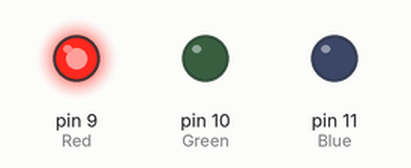
A sketch run on a simulated Arduino Uno, built with avr-gcc and run on an emulated ATmega328P. On the bench: output pins drawn as LEDs (lit = HIGH).

Above: at 2.5 s.
At 10.0 s:
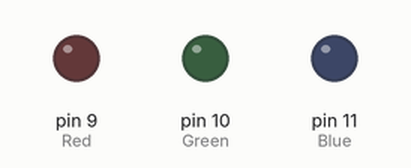
At 17.5 s:
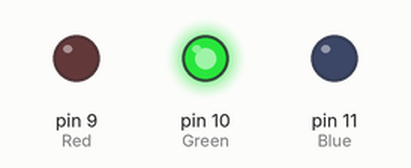
At 22.5 s:
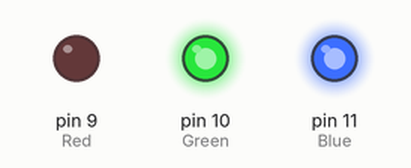
At 32.5 s:
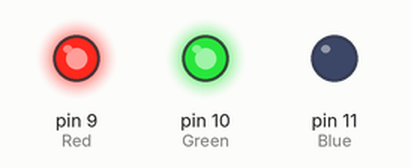
Timing chart, 0 to 39.0 s (numbered marks = the images above):
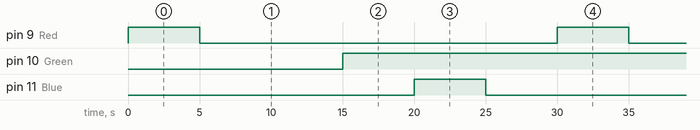

Measured:
- by itself, pin 9 (Red), pin 11 (Blue): alternates HIGH for 5.0 s and LOW for 25.0 s
- by itself, pin 10 (Green): alternates HIGH for 25.0 s and LOW for 5.0 s

The sketch:

led.ino
```cpp
int Red = 9;
int Green = 10;
int Blue = 11;

void setup ()
{
  pinMode(Red, OUTPUT);
  pinMode(Green, OUTPUT);
  pinMode(Blue, OUTPUT);

}

void loop()
{

digitalWrite(Red,HIGH);
delay(5000);
digitalWrite(Red, LOW);
delay(5000);

digitalWrite(Green, LOW);
delay(5000);
digitalWrite(Green, HIGH);
delay(5000);

digitalWrite(Blue, HIGH);
delay(5000);
digitalWrite(Blue, LOW);
delay(5000);
}
```
